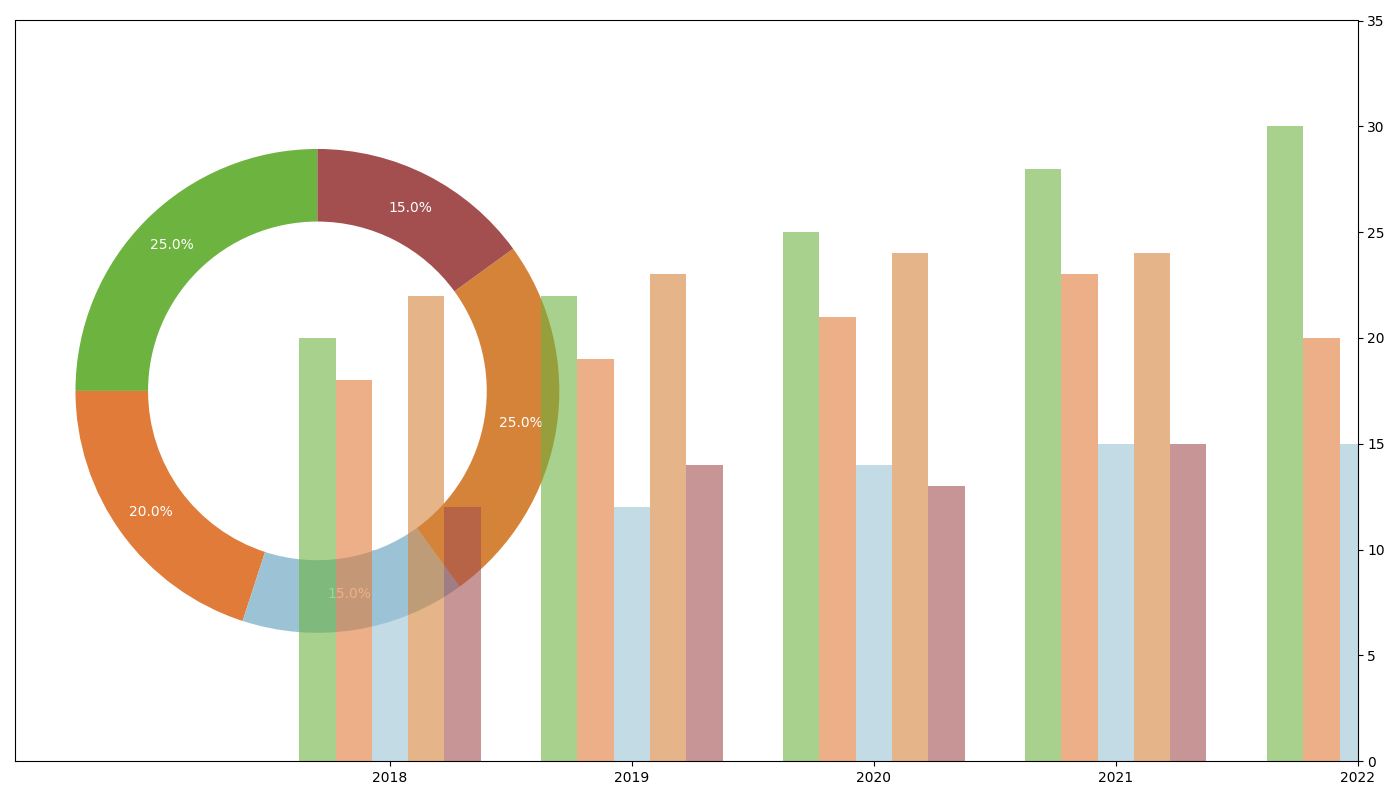

Python code for this plot:
import matplotlib.pyplot as plt
import numpy as np

consumption_percentages = [25, 20, 15, 25, 15]
colors = ['#6db33f', '#e07b39', '#9cc3d5', '#d58339', '#a34f4f']

years = ['2018', '2019', '2020', '2021', '2022']
trend_data = [
    [20, 22, 25, 28, 30],
    [18, 19, 21, 23, 20],
    [10, 12, 14, 15, 15],
    [22, 23, 24, 24, 25],
    [12, 14, 13, 15, 15]
]

fig, ax = plt.subplots(figsize=(14, 8), subplot_kw=dict(aspect="equal"))

wedges, _ , autotexts = ax.pie(
    consumption_percentages, colors=colors,
    autopct='%1.1f%%', startangle=90, pctdistance=0.85, 
    wedgeprops=dict(width=0.3)  # Removed shadow and explode
)

for autotext in autotexts:
    autotext.set_color('white')
    autotext.set_fontsize(10)

ax2 = ax.twinx()

x = np.arange(len(years))
width = 0.15

for i, color in enumerate(colors):
    ax2.bar(x + i * width, trend_data[i], width, color=color, alpha=0.6)

ax2.set_xticks(x + width * 2)
ax2.set_xticklabels(years, fontsize=10)
ax2.set_ylim(0, 35)

plt.tight_layout()
plt.show()
